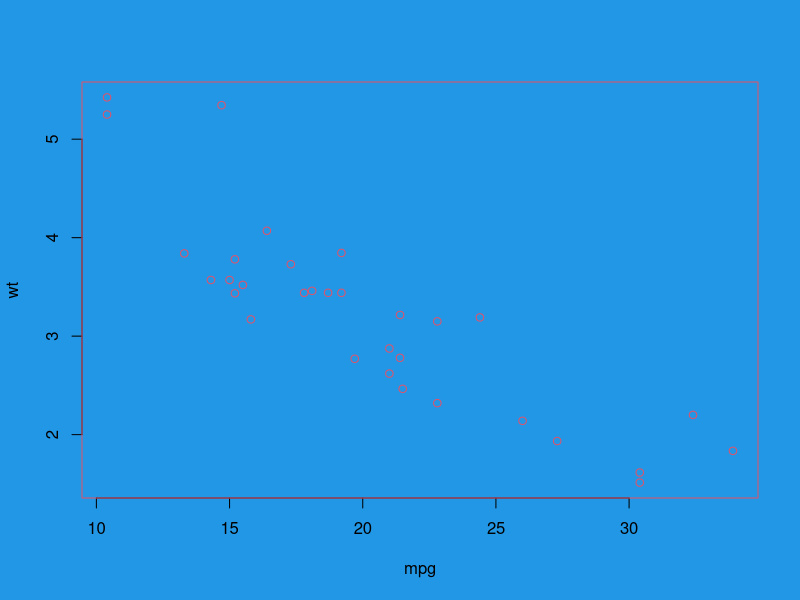
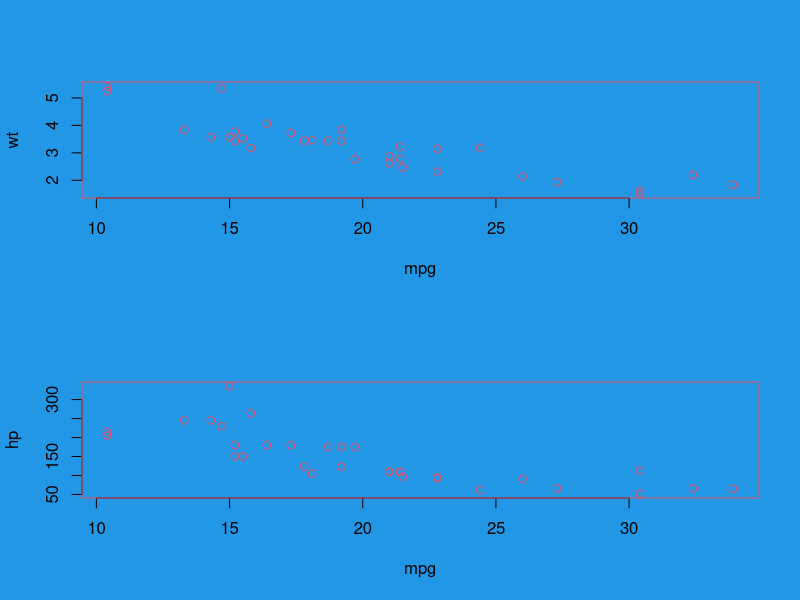
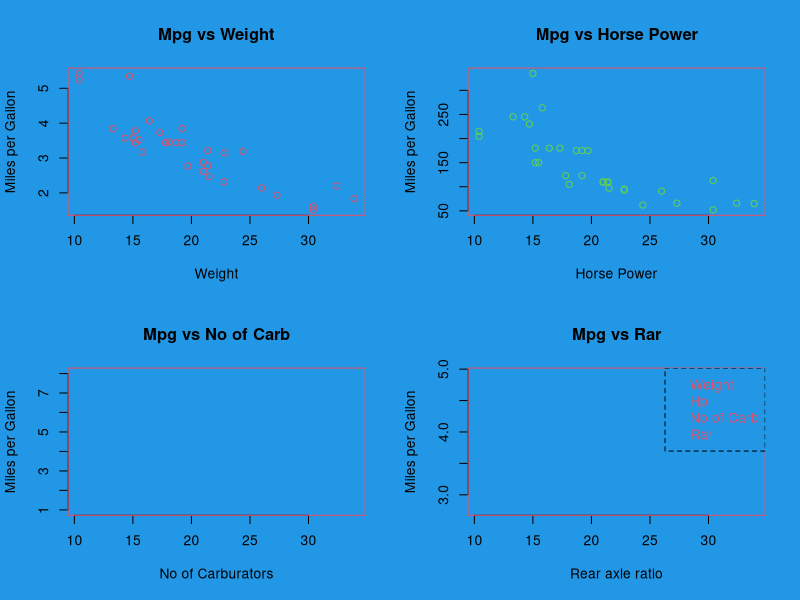
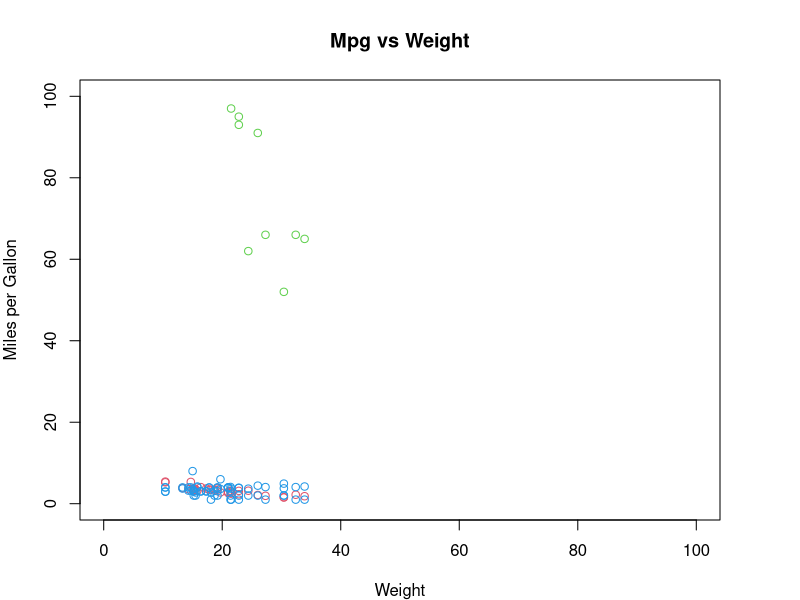
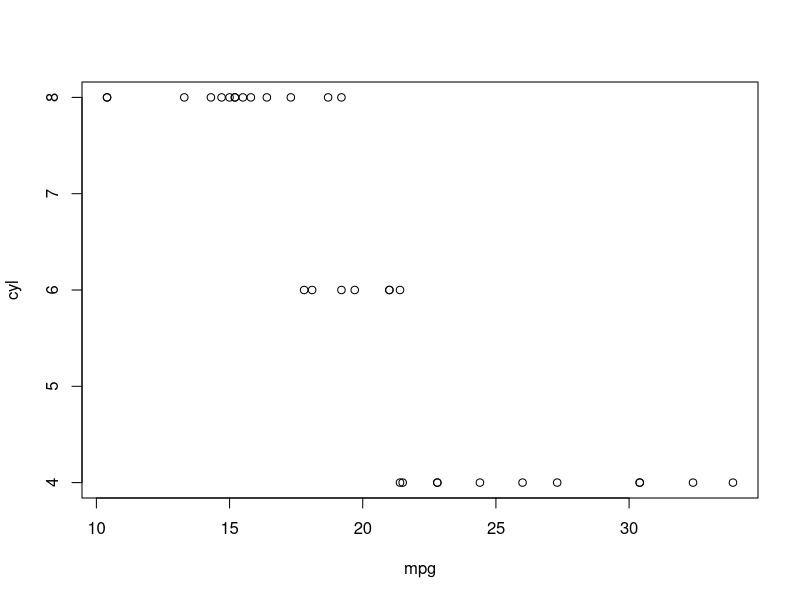
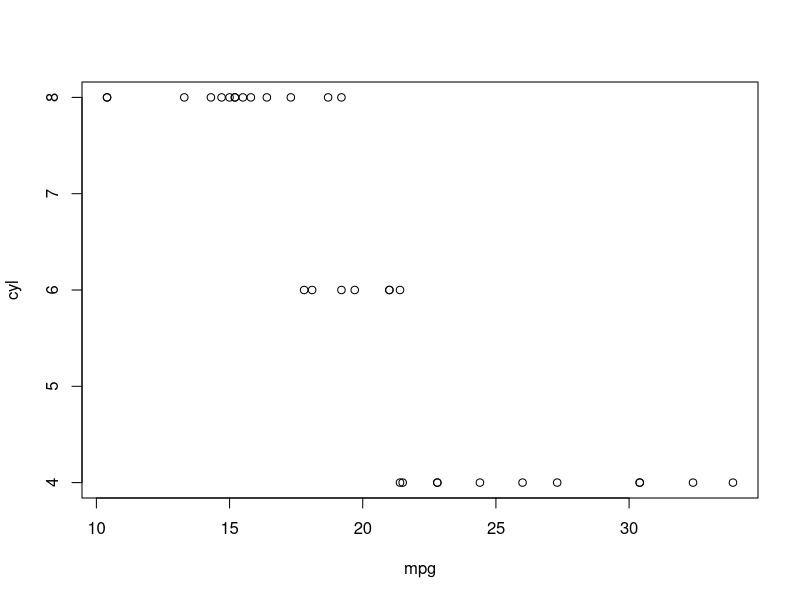

R code for these plots, in order:
###############
#             #
# Exercise 1  #
#             #
###############
attach(mtcars)
par(col=2,lty=2,bg=4);plot(mpg,wt)
# plot of chunk plot exercises
###############

###############
#             #
# Exercise 2  #
#             #
###############

par(mfrow=c(2,1));plot(mpg,wt);plot(mpg,hp)
# plot of chunk plot exercises
###############
#             #
# Exercise 3  #
#             #
###############

par(mfrow=c(2,2))
plot(mpg,wt,col=2,xlab="Weight",ylab="Miles per Gallon", main="Mpg vs Weight")
plot(mpg,hp,col=3,xlab="Horse Power",ylab="Miles per Gallon", main="Mpg vs Horse Power")
plot(mpg,carb,col=4,xlab="No of Carburators",ylab="Miles per Gallon", main="Mpg vs No of Carb",pch=2)
plot(mpg,drat,col=4,xlab="Rear axle ratio",ylab="Miles per Gallon", main="Mpg vs Rar",pch=2)
legend<-c("Weight","Hp","No of Carb","Rar")
legend("topright",legend,col=c(1:4))
# plot of chunk plot exercises
###############
#             #
# Exercise 4  #
#             #
###############

dev.off()
## null device 
##           1
###############
#             #
# Exercise 5  #
#             #
###############

par(mar=c(4, 4, 4, 4))

###############
#             #
# Exercise 6  #
#             #
###############

windows();plot(mpg,cyl)

###############
#             #
# Exercise 7  #
#             #
###############

ex7<-plot(mpg,cyl);jpeg(filename = "Rplot.jpg",
                        width = 480, height = 480, units = "px", pointsize = 12,
                        quality = 75,
                        bg = "white", res = NA, family = "", restoreConsole = TRUE,
                        type = c("windows", "cairo"), ex7)
# plot of chunk plot exercises
###############
#             #
# Exercise 8  #
#             #
###############

dev.off()
## pdf 
##   2
ex8<-plot(mpg,wt,col=2,xlab="Weight",ylab="Miles per Gallon", main="Mpg vs Weight",xlim=c(0,100),ylim=c(0,100))
points(mpg,hp,col=3)
points(mpg,carb,col=4)
points(mpg,drat,col=4)

jpeg(filename = "Rplot.jpg",
     width = 480, height = 480, units = "px", pointsize = 12,
     quality = 75,
     bg = "white", res = NA, family = "", restoreConsole = TRUE,
     type = c("windows", "cairo"), ex8)
